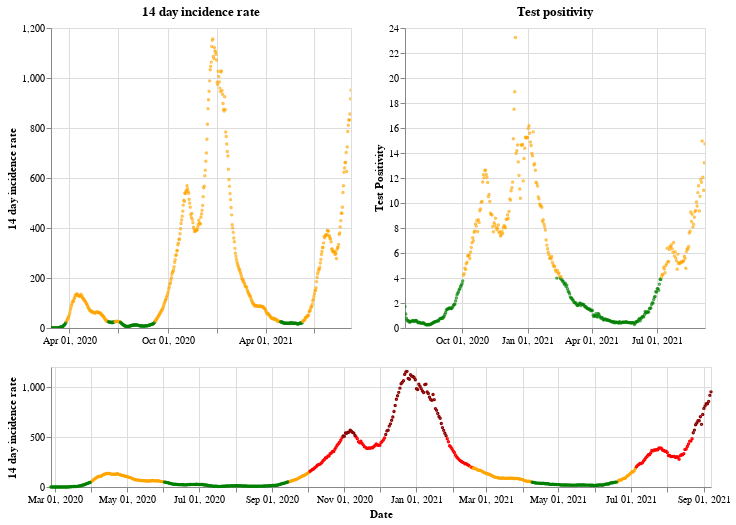

Notebook code for this chart:
### Markdown cell above
## Wales

### Code cell
plot_traffic_light('Wales')

### Figure 1 — Vega-Lite specification as saved in the notebook (floating-point values rounded to 4 significant figures; data arrays with more than 128 entries replaced by an {"elided": "..."} marker saying what was removed)
{"config": {"view": {"continuousWidth": 400, "continuousHeight": 300}}, "vconcat": [{"hconcat": [{"mark": {"type": "point", "size": 2}, "encoding": {"color": {"condition": {"value": "green", "test": "(datum.twoWeeklyCasesRate <= 25)"}, "value": "orange"}, "tooltip": [{"type": "nominal", "field": "areaName"}, {"type": "temporal", "field": "date"}, {"type": "quantitative", "field": "twoWeeklyCasesRate"}, {"type": "quantitative", "field": "testPositivity"}], "x": {"type": "temporal", "axis": {"title": ""}, "field": "date", "scale": {"domain": {"selection": "DateBrush"}}, "timeUnit": "yearmonthdate"}, "y": {"type": "quantitative", "axis": {"title": "14 day incidence rate"}, "field": "twoWeeklyCasesRate"}}, "title": "14 day incidence rate", "width": 300}, {"mark": {"type": "point", "size": 2}, "encoding": {"color": {"condition": {"value": "green", "test": "(datum.testPositivity <= 4)"}, "value": "orange"}, "tooltip": [{"type": "nominal", "field": "areaName"}, {"type": "temporal", "field": "date"}, {"type": "quantitative", "field": "twoWeeklyCasesRate"}, {"type": "quantitative", "field": "testPositivity"}], "x": {"type": "temporal", "axis": {"title": ""}, "field": "date", "scale": {"domain": {"selection": "DateBrush"}}, "timeUnit": "yearmonthdate"}, "y": {"type": "quantitative", "axis": {"title": "Test Positivity"}, "field": "testPositivity"}}, "title": "Test positivity", "width": 300}]}, {"layer": [{"mark": {"type": "point", "size": 2}, "encoding": {"color": {"condition": {"value": "orange", "test": "(((datum.testPositivity < 4) && (datum.twoWeeklyCasesRate >= 50)) && (datum.twoWeeklyCasesRate < 200))"}, "value": "red"}, "opacity": {"condition": {"value": 1, "test": "((datum.twoWeeklyCasesRate >= 50) && (datum.twoWeeklyCasesRate < 500))"}, "value": 0}, "tooltip": [{"type": "nominal", "field": "areaName"}, {"type": "temporal", "field": "date"}, {"type": "quantitative", "field": "twoWeeklyCasesRate"}, {"type": "quantitative", "field": "testPositivity"}], "x": {"type": "temporal", "axis": {"title": "Date"}, "field": "date", "timeUnit": "yearmonthdate"}, "y": {"type": "quantitative", "axis": {"title": "14 day incidence rate"}, "field": "twoWeeklyCasesRate"}}, "selection": {"DateBrush": {"type": "interval", "encodings": ["x"], "fields": ["Time"]}}}, {"mark": {"type": "point", "size": 2}, "encoding": {"color": {"value": "darkred"}, "opacity": {"condition": {"value": 1, "test": "(datum.twoWeeklyCasesRate >= 500)"}, "value": 0}, "tooltip": [{"type": "nominal", "field": "areaName"}, {"type": "temporal", "field": "date"}, {"type": "quantitative", "field": "twoWeeklyCasesRate"}, {"type": "quantitative", "field": "testPositivity"}], "x": {"type": "temporal", "axis": {"title": "Date"}, "field": "date", "timeUnit": "yearmonthdate"}, "y": {"type": "quantitative", "axis": {"title": "14 day incidence rate"}, "field": "twoWeeklyCasesRate"}}}, {"mark": {"type": "point", "size": 2}, "encoding": {"color": {"condition": {"value": "green", "test": "((datum.testPositivity < 4) && (datum.twoWeeklyCasesRate < 50))"}, "value": "orange"}, "opacity": {"condition": {"value": 1, "test": "(datum.twoWeeklyCasesRate < 50)"}, "value": 0}, "tooltip": [{"type": "nominal", "field": "areaName"}, {"type": "temporal", "field": "date"}, {"type": "quantitative", "field": "twoWeeklyCasesRate"}, {"type": "quantitative", "field": "testPositivity"}], "x": {"type": "temporal", "axis": {"title": "Date"}, "field": "date", "timeUnit": "yearmonthdate"}, "y": {"type": "quantitative", "axis": {"title": "14 day incidence rate"}, "field": "twoWeeklyCasesRate"}}}], "height": 120, "width": 660}], "data": {"name": "data-520587fe98f84aa209eb15dbb2b6b013"}, "$schema": "https://vega.github.io/schema/vega-lite/v4.8.1.json", "datasets": {"data-520587fe98f84aa209eb15dbb2b6b013": {"elided": "559 records"}}}
